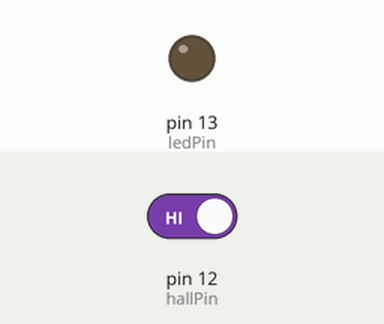
This sketch was run on a simulated Arduino Uno, built with avr-gcc and run on an emulated ATmega328P. On the bench: output pins drawn as LEDs (lit = HIGH). Inputs (shaded band) come from the test bench; at power-on: pin 12 (hallPin) HIGH.

Above: at 1.2 s.
1.3 s: pin 12 (hallPin) driven LOW
At 1.7 s:
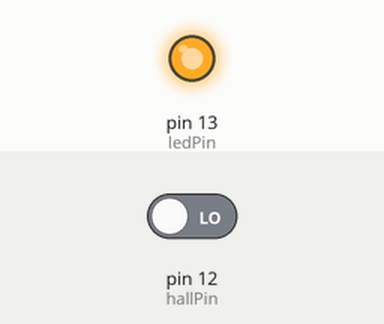
2.8 s: pin 12 (hallPin) driven HIGH
At 4.1 s:
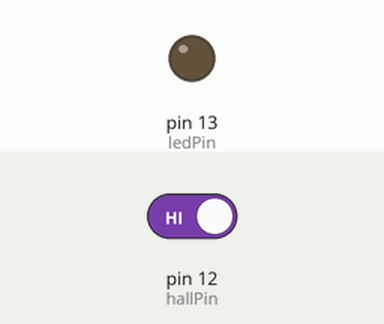
Timing chart, 0 to 5.8 s (numbered marks = the images above; inputs shaded):
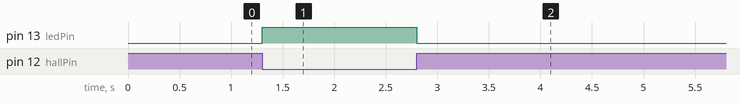

Measured:
- after the input at 1.3 s, pin 13 (ledPin): LOW → HIGH at once
- after the input at 2.8 s, pin 13 (ledPin): HIGH → LOW at once

The sketch:

AnalogReadSerial.ino
```cpp
// constants won't change. They're used here to set pin numbers:
const int hallPin = 12;     // the number of the hall effect sensor pin
const int ledPin =  13;     // the number of the LED pin
// variables will change:
int hallState = 0;          // variable for reading the hall sensor status

void setup() {
  // initialize the LED pin as an output:
  pinMode(ledPin, OUTPUT);
  // initialize the hall effect sensor pin as an input:
  pinMode(hallPin, INPUT);
}

void loop(){
  // read the state of the hall effect sensor:
  hallState = digitalRead(hallPin);

  if (hallState == LOW) {
    // turn LED on:
    digitalWrite(ledPin, HIGH);
  }
  else {
    // turn LED off:
    digitalWrite(ledPin, LOW);
  }
}
```
